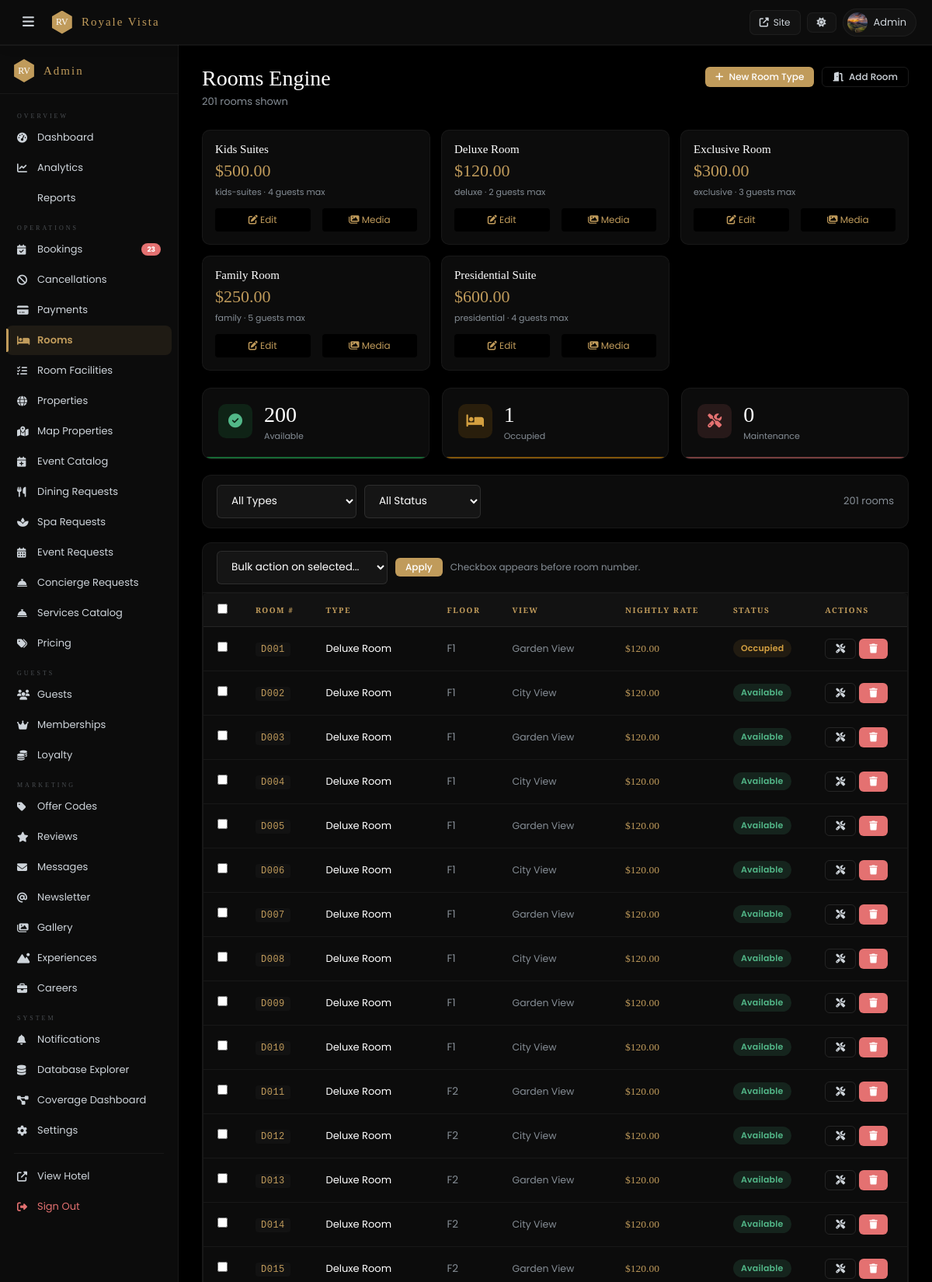
/admin/rooms.php (signed in, upper part), run on the app's committed database.
### tables this page shows
CREATE TABLE IF NOT EXISTS `room_types` (
  `id` int NOT NULL AUTO_INCREMENT,
  `name` varchar(100) NOT NULL,
  `slug` varchar(100) NOT NULL,
  `description` text,
  `price_usd` decimal(10,2) NOT NULL,
  `max_guests` int DEFAULT '2',
  `has_breakfast` tinyint(1) DEFAULT '0',
  `avg_rating` decimal(3,2) DEFAULT '4.50',
  `review_count` int DEFAULT '0',
  `sort_order` int DEFAULT '0',
  `created_at` timestamp NULL DEFAULT CURRENT_TIMESTAMP,
  PRIMARY KEY (`id`),
  UNIQUE KEY `name` (`name`),
  UNIQUE KEY `slug` (`slug`)
);

CREATE TABLE IF NOT EXISTS `rooms` (
  `id` int NOT NULL AUTO_INCREMENT,
  `room_number` varchar(20) NOT NULL,
  `room_type_id` int NOT NULL,
  `floor` int DEFAULT '1',
  `view_type` varchar(80) DEFAULT NULL,
  `status` enum('available','occupied','maintenance') DEFAULT 'available',
  PRIMARY KEY (`id`),
  UNIQUE KEY `room_number` (`room_number`),
  KEY `room_type_id` (`room_type_id`)
);

### admin/rooms.php (the view, shortened to what this page needs)
<?php
require_once dirname(__DIR__).'/includes/config.php';
require_once dirname(__DIR__).'/includes/db.php';
require_once __DIR__.'/_helper.php';
$tF=(int)($_GET['type']??0);
$stF=clean($_GET['st']??'all');
$w='1=1';$pa=[];
$rms=$pdo->prepare("SELECT r.*,rt.name tname,rt.price_usd FROM rooms r JOIN room_types rt ON r.room_type_id=rt.id WHERE $w ORDER BY r.floor,r.room_number LIMIT 300");
$rms->execute($pa);$rooms=$rms->fetchAll();
$rts=$pdo->query("SELECT * FROM room_types ORDER BY sort_order")->fetchAll();
$statsQ=$pdo->query("SELECT status,COUNT(*) c FROM rooms GROUP BY status")->fetchAll(PDO::FETCH_KEY_PAIR);
ob_start();?>
<div class="adm-ph">
  <div><h1>Rooms Engine</h1><p class="sub"><?=count($rooms)?> rooms shown</p></div>
  <div style="display:flex;gap:10px">
    <button onclick="editRT(null)" class="btn btn-gold btn-sm"><i class="fas fa-plus"></i> New Room Type</button>
    <button onclick="addRmModal()" class="btn btn-ghost btn-sm"><i class="fas fa-door-open"></i> Add Room</button>
  </div>
</div>
<div style="display:grid;grid-template-columns:repeat(auto-fill,minmax(220px,1fr));gap:14px;margin-bottom:22px">
  <?php foreach($rts as $rt):?>
  <div style="background:var(--card);border:1px solid var(--br2);border-radius:10px;padding:16px;transition:border-color .2s;cursor:pointer" onmouseover="this.style.borderColor='var(--gold)'" onmouseout="this.style.borderColor=''" onclick='editRT(<?=json_encode($rt)?>)'>
    <div style="font-family:var(--serif);font-size:15px;margin-bottom:3px"><?=htmlspecialchars($rt['name'])?></div>
    <div style="font-family:var(--serif);font-size:22px;color:var(--gold);margin:6px 0"><?=formatPrice($rt['price_usd'])?></div>
    <div style="font-size:11px;color:var(--mu)"><?=htmlspecialchars($rt['slug'])?> · <?=$rt['max_guests']?> guests max</div>
    <div style="margin-top:12px;font-size:12px;color:var(--gold);display:flex;gap:15px;align-items:center">
      <div onclick="event.stopPropagation();editRT(<?=htmlspecialchars(json_encode($rt),ENT_QUOTES)?>)" style="flex:1;text-align:center;padding:6px;background:var(--bg);border-radius:4px;cursor:pointer"><i class="fas fa-edit"></i> Edit</div>
      <div onclick="event.stopPropagation();manageMedia(<?=$rt['id']?>,'<?=htmlspecialchars($rt['name'],ENT_QUOTES)?>')" style="flex:1;text-align:center;padding:6px;background:var(--bg);border-radius:4px;cursor:pointer"><i class="fas fa-images"></i> Media</div>
    </div>
  </div>
  <?php endforeach;?>
</div>
<div class="mc-grid mc-3" style="margin-bottom:20px">
  <div class="mc" style="--mc:#22c55e"><div class="mc-ico" style="background:rgba(34,197,94,.12);color:var(--gr)"><i class="fas fa-check-circle"></i></div><div><div class="mc-v"><?=$statsQ['available']??0?></div><div class="mc-l">Available</div></div></div>
  <div class="mc" style="--mc:#f59e0b"><div class="mc-ico" style="background:rgba(245,158,11,.12);color:var(--am)"><i class="fas fa-bed"></i></div><div><div class="mc-v"><?=$statsQ['occupied']??0?></div><div class="mc-l">Occupied</div></div></div>
  <div class="mc" style="--mc:#e07070"><div class="mc-ico" style="background:rgba(224,112,112,.12);color:var(--rd)"><i class="fas fa-tools"></i></div><div><div class="mc-v"><?=$statsQ['maintenance']??0?></div><div class="mc-l">Maintenance</div></div></div>
</div>
<div class="ac" style="margin-bottom:18px"><div class="ac-body" style="padding:12px 18px">
  <form method="GET" style="display:flex;gap:10px;flex-wrap:wrap;align-items:center">
    <select name="type" class="fc" style="width:180px" onchange="this.form.submit()"><option value="">All Types</option></select>
    <select name="st" class="fc" style="width:150px" onchange="this.form.submit()"><option value="all" <?=$stF==='all'?'selected':''?>>All Status</option></select>
    <span style="margin-left:auto;font-size:13px;color:var(--mu)"><?=count($rooms)?> rooms</span>
  </form>
</div></div>
<div class="ac">
<div class="ac-body" style="padding:10px 18px;border-bottom:1px solid var(--br2)">
  <form method="POST" style="display:flex;gap:10px;align-items:center;flex-wrap:wrap" id="bulkForm">
    <select class="fc" name="bulk_action" style="max-width:220px">
      <option value="">Bulk action on selected...</option>
    </select>
    <button class="btn btn-gold btn-sm" type="submit" onclick="return confirmBulk()">Apply</button>
    <span style="font-size:12px;color:var(--mu)">Checkbox appears before room number.</span>
  </form>
</div>
<div class="tw"><table>
  <thead><tr><th style="width:32px"><input type="checkbox" id="chkAll" onclick="toggleAllRooms(this)"></th><th>Room #</th><th>Type</th><th>Floor</th><th>View</th><th>Nightly Rate</th><th>Status</th><th>Actions</th></tr></thead>
  <tbody>
    <?php $sc=['available'=>'bg','occupied'=>'ba','maintenance'=>'br'];
    foreach($rooms as $rm):?>
    <tr><td><input type="checkbox" name="room_ids[]" value="<?=$rm['id']?>" form="bulkForm" class="room-cb"></td><td><code><?=htmlspecialchars($rm['room_number'])?></code></td>
    <td style="font-size:13px"><?=htmlspecialchars($rm['tname'])?></td>
    <td style="color:var(--mu)">F<?=$rm['floor']?></td>
    <td style="font-size:12.5px;color:var(--mu)"><?=htmlspecialchars($rm['view_type']??'—')?></td>
    <td style="color:var(--gold);font-family:var(--serif)"><?=formatPrice((float)($rm['price_usd']??0))?></td>
    <td><span class="badge <?=$sc[$rm['status']]??'bgold'?>"><?=ucfirst($rm['status'])?></span></td>
    <td>
      <div style="display:flex;gap:4px">
        <a href="?tog=<?=$rm['id']?>&type=<?=$tF?>&st=<?=$stF?>" class="btn <?=$rm['status']==='maintenance'?'btn-success':'btn-ghost'?> btn-sm" title="Toggle Maintenance"><i class="fas fa-<?=$rm['status']==='maintenance'?'check':'tools'?>"></i></a>
        <a href="?del_rm=<?=$rm['id']?>" class="btn btn-danger btn-sm" onclick="return confirm('Delete this room definitively?')" title="Delete"><i class="fas fa-trash"></i></a>
      </div>
    </td></tr>
    <?php endforeach;?>
  </tbody>
</table></div></div>

### admin/css/admin.css (style rules this page uses)
:root { --serif: 'Playfair Display', Georgia, serif; --cinzel: 'Cinzel', serif; --sans: 'Poppins', -apple-system, sans-serif; --gold: #c09b5b; --gold2: #a07a3a; --golddim: rgba(192,155,91,.1); --r: 6px; --rlg: 12px; --ease: cubic-bezier(.4,0,.2,1); --t: .2s; --radius: 6px; --radius-lg: 12px; --gold-dim: rgba(192,155,91,.1); --gold-dk: #a07a3a; }
[data-theme="dark"] { --bg:#000000; --card:#0c0c0c; --card2:#121212; --inp:rgba(255,255,255,0.04); --tx:#ffffff; --tx2:#ced4da; --mu:#868e96; --br:rgba(255,255,255,0.1); --br2:rgba(255,255,255,0.05); --sh:0 12px 48px rgba(0,0,0,0.8); --sh2:0 4px 16px rgba(0,0,0,0.5); --gr:#52b788; --grbg:rgba(82,183,136,0.14); --rd:#e47171; --rdbg:rgba(228,113,113,0.1); --bl:#74a8e0; --blbg:rgba(116,168,224,0.1); --am:#d4a040; --ambg:rgba(212,160,64,0.1); --text:#f2ece2; --text2:#d0c6ba; --muted:#8c8278; --border:rgba(192,155,91,.25); --bdr2:rgba(192,155,91,.12); --green:#52b788; --green-bg:rgba(82,183,136,.14); --red:#e07070; --red-bg:rgba(224,112,112,.1); --blue:#74a8e0; --blue-bg:rgba(116,168,224,.1); --amber:#d4a040; --amber-bg:rgba(212,160,64,.1); }
*,*::before,*::after { box-sizing:border-box;margin:0;padding:0 }
html { scroll-behavior:smooth }
body { font-family:var(--sans);font-size:14px;background:var(--bg);color:var(--tx);-webkit-font-smoothing:antialiased }
a { color:var(--gold);text-decoration:none }
.adm-ph { display:flex;align-items:flex-start;justify-content:space-between;margin-bottom:26px;flex-wrap:wrap;gap:12px }
.adm-ph h1 { font-family:var(--serif);font-size:28px;font-weight:400;line-height:1.1 }
.adm-ph .sub { font-size:13px;color:var(--mu);margin-top:4px }
.mc-grid { display:grid;gap:16px;margin-bottom:24px }
.mc-3 { grid-template-columns:repeat(3,1fr) }
.mc { background:var(--card);border:1px solid var(--br2);border-radius:var(--rlg);padding:20px;display:flex;align-items:flex-start;gap:15px;transition:all var(--t);position:relative;overflow:hidden;cursor:default }
.mc::after { content:'';position:absolute;bottom:0;left:0;right:0;height:2px;background:var(--mc,var(--gold));opacity:.5 }
.mc-ico { width:44px;height:44px;border-radius:10px;display:flex;align-items:center;justify-content:center;font-size:18px;flex-shrink:0 }
.mc-v { font-family:var(--serif);font-size:28px;font-weight:300;line-height:1 }
.mc-l { font-size:11px;color:var(--mu);margin-top:5px }
.ac { background:var(--card);border:1px solid var(--br2);border-radius:var(--rlg);overflow:hidden }
.ac-body { padding:20px }
.tw { overflow-x:auto; border-radius:var(--r); border:1px solid var(--br2); }
table { width:100%;border-collapse:collapse }
thead th { padding:13px 18px;text-align:left;font-family:var(--cinzel);font-size:10px;letter-spacing:1.5px;text-transform:uppercase;color:var(--gold);background:var(--card2);border-bottom:1px solid var(--br);font-weight:600;white-space:nowrap }
tbody td { padding:15px 18px;font-size:13.5px;border-bottom:1px solid var(--br2);color:var(--tx);vertical-align:middle;transition:background var(--t) }
.fc { width:100%;padding:10px 14px;background:var(--inp);border:1px solid var(--br);border-radius:var(--r);color:var(--tx);font-family:var(--sans);font-size:13.5px;outline:none;transition:border-color .2s,box-shadow .2s }
.fc::placeholder { color:var(--mu) }
.fc option { background:var(--card) }
select.fc { cursor:pointer }
.btn { display:inline-flex;align-items:center;justify-content:center;gap:7px;padding:10px 22px;border-radius:var(--r);font-family:var(--sans);font-size:13px;font-weight:500;cursor:pointer;border:none;transition:all var(--t);text-decoration:none;white-space:nowrap;line-height:1 }
.btn-gold { background:var(--gold);color:#fff }
.btn-ghost { border:1px solid var(--br);color:var(--tx2);background:transparent }
.btn-danger { background:var(--rd);color:#fff }
.btn-sm { padding:6px 13px;font-size:12px }
.badge { display:inline-block;padding:3px 10px;border-radius:20px;font-size:11px;font-weight:600;letter-spacing:.2px }
.bg,.badge-green { background:var(--grbg);color:var(--gr) }
.ba,.badge-amber { background:var(--ambg);color:var(--am) }
code { font-size:12px;background:var(--card2);padding:2px 7px;border-radius:4px;color:var(--gold);font-family:'Courier New',monospace;letter-spacing:.5px }
body { padding-top: 0 !important; }

### data on the page
room_types: name "Kids Suites", price_usd "$500.00", slug "kids-suites", max_guests "4"
room_types: name "Deluxe Room", price_usd "$120.00", slug "deluxe", max_guests "2"
room_types: name "Exclusive Room", price_usd "$300.00", slug "exclusive", max_guests "3"
room_types: name "Family Room", price_usd "$250.00", slug "family", max_guests "5"
room_types: name "Presidential Suite", price_usd "$600.00", slug "presidential", max_guests "4"
rooms: room_number "D001", room_type.name "Deluxe Room", floor "1", view_type "Garden View", room_type.price_usd "$120.00", status "Occupied"
rooms: room_number "D002", room_type.name "Deluxe Room", floor "1", view_type "City View", room_type.price_usd "$120.00", status "Available"
rooms: room_number "D003", room_type.name "Deluxe Room", floor "1", view_type "Garden View", room_type.price_usd "$120.00", status "Available"
rooms: room_number "D004", room_type.name "Deluxe Room", floor "1", view_type "City View", room_type.price_usd "$120.00", status "Available"
rooms: room_number "D005", room_type.name "Deluxe Room", floor "1", view_type "Garden View", room_type.price_usd "$120.00", status "Available"
rooms: room_number "D006", room_type.name "Deluxe Room", floor "1", view_type "City View", room_type.price_usd "$120.00", status "Available"
rooms: room_number "D007", room_type.name "Deluxe Room", floor "1", view_type "Garden View", room_type.price_usd "$120.00", status "Available"
rooms: room_number "D008", room_type.name "Deluxe Room", floor "1", view_type "City View", room_type.price_usd "$120.00", status "Available"
rooms: room_number "D009", room_type.name "Deluxe Room", floor "1", view_type "Garden View", room_type.price_usd "$120.00", status "Available"
rooms: room_number "D010", room_type.name "Deluxe Room", floor "1", view_type "City View", room_type.price_usd "$120.00", status "Available"
rooms: room_number "D011", room_type.name "Deluxe Room", floor "2", view_type "Garden View", room_type.price_usd "$120.00", status "Available"
rooms: room_number "D012", room_type.name "Deluxe Room", floor "2", view_type "City View", room_type.price_usd "$120.00", status "Available"
rooms: room_number "D013", room_type.name "Deluxe Room", floor "2", view_type "Garden View", room_type.price_usd "$120.00", status "Available"
rooms: room_number "D014", room_type.name "Deluxe Room", floor "2", view_type "City View", room_type.price_usd "$120.00", status "Available"
rooms: room_number "D015", room_type.name "Deluxe Room", floor "2", view_type "Garden View", room_type.price_usd "$120.00", status "Available"

### other printed values
$user "Admin"
$pending "23"
count($rooms) "201"
$statsQ['available'] "200"
$statsQ['occupied'] "1"
$statsQ['maintenance'] "0"
